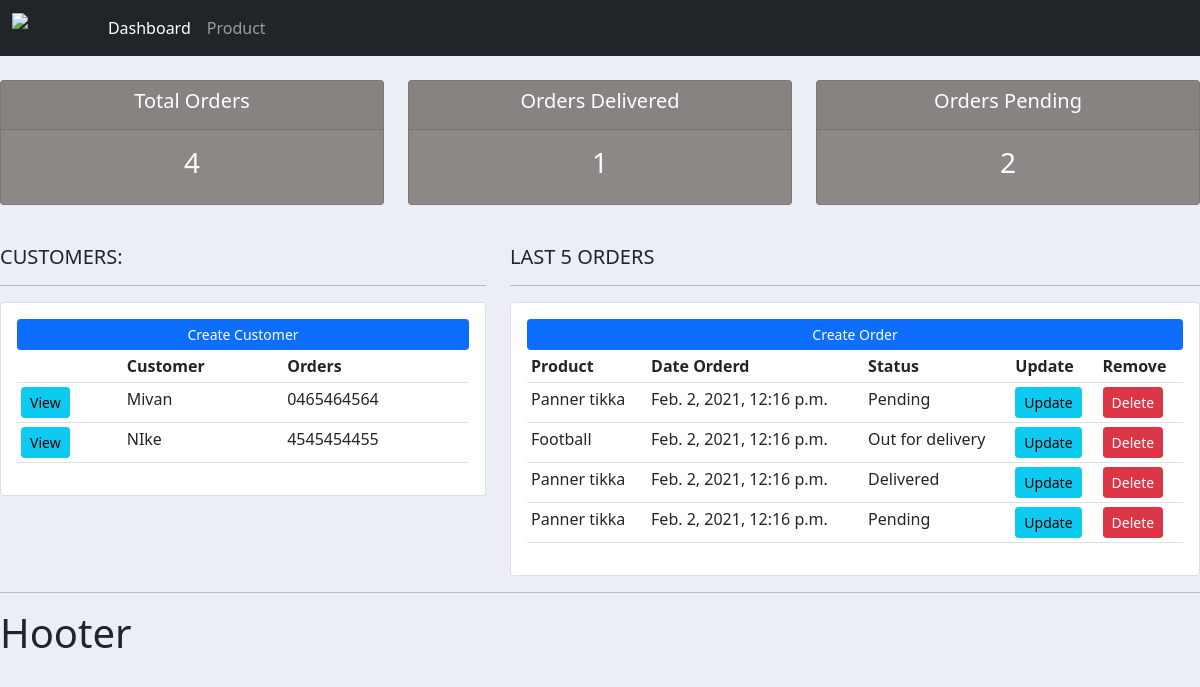
The page / on the database its author committed.
### loginaccounts/models.py (models this page shows, shortened)
class Customer(models.Model):
    name = models.CharField(max_length=200,null=True)
    phone = models.CharField(max_length=200,null=True)
    email = models.CharField(max_length=200,null=True)
    date_created = models.DateTimeField(auto_now_add= True,null=True)

class Order(models.Model):
    STATUS =(
            ('Pending','Pending'),
            ('Out for delivery','Out for delivery'),
            ('Delivered','Delivered')
            )
    customer = models.ForeignKey(Customer,null=True, on_delete=models.SET_NULL)
    product = models.ForeignKey(Product,null=True, on_delete=models.SET_NULL)
    date_created = models.DateTimeField(auto_now_add= True,null=True)
    status = models.CharField(max_length=200,null=True,choices=STATUS)

class Product(models.Model):
    CATEGORY =(
            ('Indoor','Indoor'),
            ('Outdoor','Outdoor'),
            )
    name = models.CharField(max_length=200,null=True)
    price = models.FloatField(null=True)
    category = models.CharField(max_length=200,null=True,choices=CATEGORY)
    description = models.CharField(max_length=200,null=True)
    date_created = models.DateTimeField(auto_now_add= True,null=True)
    tag = models.ManyToManyField(Tag)
    def __str__(self):
        return self.name

### loginaccounts/views.py (the view)
# urls.py: 2. Add a URL to urlpatterns:  path('', views.home, name='home')
def home(request):
    orders= Order.objects.all()
    customers= Customer.objects.all()
    total_customers = customers.count()
    total_orders = orders.count()
    delivered = orders.filter(status='Delivered').count()
    pending = orders.filter(status='Pending').count()
    context = {'orders':orders, 'customers': customers,'total_orders': total_orders, 'delivered': delivered, 'pending':pending}
    return render(request,'loginaccounts/dashboard.html',context)

### loginaccounts/templates/loginaccounts/dashboard.html
{% extends 'loginaccounts/main.html' %}
{% block content %}
{%  include 'loginaccounts/status.html' %}
<br>
<div class="row">
	<div class="col-md-5">
		<h5>CUSTOMERS:</h5>
		<hr>
		<div class="card card-body">
			<a class="btn btn-primary  btn-sm btn-block" href="">Create Customer</a>
			<table class="table table-sm">
				<tr>
					<th></th>
					<th>Customer</th>
					<th>Orders</th>
				</tr>
				{% for customer in  customers %}
					<tr>
						<td><a class="btn btn-sm btn-info" href={% url 'customer' customer.id %}>View</a></td>
						<td>{{customer.name}}</td>
						<td>{{customer.phone}}</td>
					</tr>
				{% endfor %}
			</table>
		</div>
	</div>
	<div class="col-md-7">
		<h5>LAST 5 ORDERS</h5>
		<hr>
		<div class="card card-body">
			<a class="btn btn-primary  btn-sm btn-block" href="{% url 'create_order' %}">Create Order</a>
			<table class="table table-sm">
				<tr>
					<th>Product</th>
					<th>Date Orderd</th>
					<th>Status</th>
					<th>Update</th>
					<th>Remove</th>
				</tr>
				{% for order in  orders %}
					<tr>
						<td>{{order.product}}</td>
						<td>{{order.date_created}}</td>
						<td>{{order.status}}</td>
						<td>	<a class="btn btn-sm btn-info" href>Update</a></td>
						<td>	<a class="btn btn-sm btn-danger" href>Delete</a></td>
					</tr>
				{% endfor %}
			</table>
		</div>
	</div>
</div>
{% endblock  %}

### loginaccounts/templates/loginaccounts/main.html (shortened to what this page needs)
{% load static %}
<!DOCTYPE html>
<html>
<head>
    <link href="https://cdn.jsdelivr.net/npm/bootstrap@5.0.0-beta1/dist/css/bootstrap.min.css" rel="stylesheet">
     <link rel="stylesheet" type="text/css" href="{% static '/css/main.css' %}">
</head>
<body>
 {% include 'loginaccounts/navbar.html' %}
 {% block content %}
 {% endblock  %}
<hr>
<h1>Hooter</h1>
</body>
</html>

### loginaccounts/templates/loginaccounts/navbar.html (shortened to what this page needs)
{% load static %}
<nav class="navbar navbar-expand-lg navbar-dark bg-dark">
  <div class="container-fluid">
    <img src='{% static '/images/logo.png' %}' height="30" alt="CoolBrand">
    <div class="collapse navbar-collapse" id="navbarSupportedContent">
      <ul class="navbar-nav me-auto mb-2 mb-lg-0">
        <li class="nav-item">
          <a class="nav-link active" aria-current="page" href="{% url 'home' %}">Dashboard</a>
        </li>
        <li class="nav-item">
          <a class="nav-link" href="{% url 'products' %}">Product</a>
        </li>
      </ul>
    </div>
  </div>
</nav>

### loginaccounts/templates/loginaccounts/status.html
<br>
<div class="row">
	<div class="col">
		<div class="col-md">
			<div class="card text-center text-white  mb-3" id="total-orders">
			  	<div class="card-header">
			  		<h5 class="card-title">Total Orders</h5>
			  	</div>
			  	<div class="card-body">
			    	<h3 class="card-title">{{total_orders}}</h3>
			  	</div>
			</div>
		</div>
	</div>
	<div class="col">
		<div class="col-md">
			<div class="card text-center text-white  mb-3" id="orders-delivered">
			  	<div class="card-header">
			  		<h5 class="card-title">Orders Delivered</h5>
			  	</div>
			  	<div class="card-body">
			    	<h3 class="card-title">{{delivered}}</h3>
			  	</div>
			</div>
		</div>
	</div>
	<div class="col">
		<div class="col-md">
			<div class="card text-center text-white  mb-3" id="orders-pending">
			  	<div class="card-header">
			  		<h5 class="card-title">Orders Pending</h5>
			  	</div>
			  	<div class="card-body">
			    	<h3 class="card-title">{{pending}}</h3>
			  	</div>
			</div>
		</div>
	</div>
</div>

### static/css/main.css (style rules this page uses)
body { background-color: #ebeff5; }
#total-orders { background-color: #8b8885; }
#orders-delivered { background-color: #8b8885; }
#orders-pending { background-color: #8b8885; }

### rows shown on the page
Customer: name "Mivan", phone "0465464564"
Customer: name "NIke", phone "4545454455"
Order: product "Panner tikka", date_created "Feb. 2, 2021, 12:16 p.m.", status "Pending"
Order: product "Football", date_created "Feb. 2, 2021, 12:16 p.m.", status "Out for delivery"
Order: product "Panner tikka", date_created "Feb. 2, 2021, 12:16 p.m.", status "Delivered"
Order: product "Panner tikka", date_created "Feb. 2, 2021, 12:16 p.m.", status "Pending"

### other values the page prints
{{ total_orders }} "4"
{{ delivered }} "1"
{{ pending }} "2"
